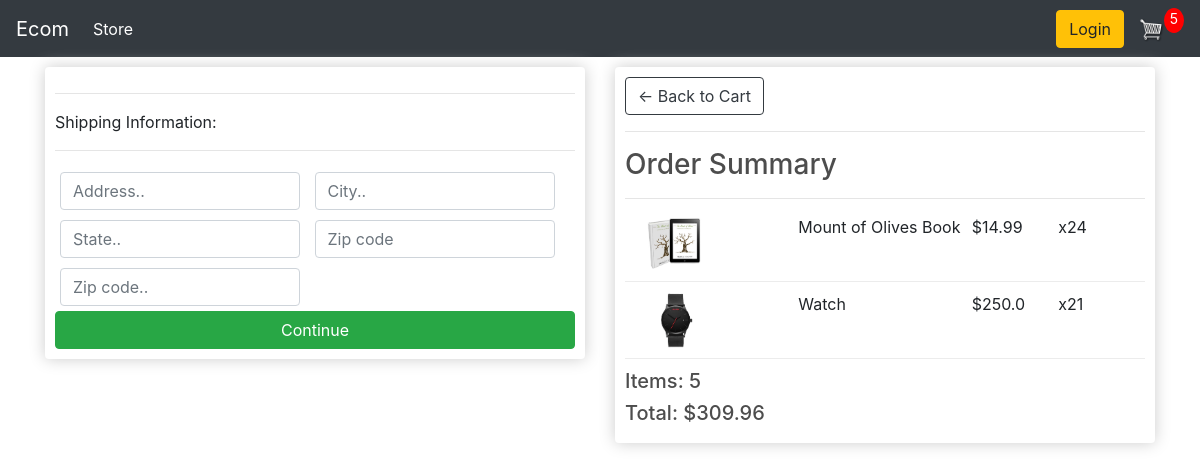
Before: /checkout/ (signed in) with the older database file.
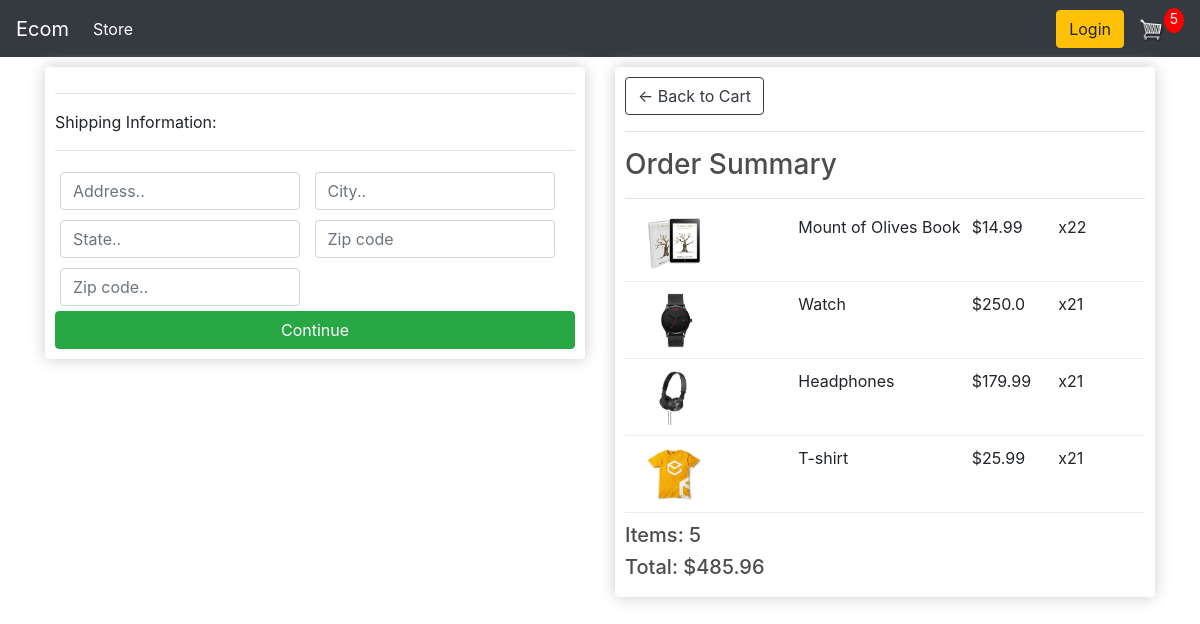
After: the same page with the newer database file.
### store/models.py (models this page shows, shortened)
class OrderItem(models.Model):
    product = models.ForeignKey(Product, on_delete=models.SET_NULL, blank=True, null=True)
    order = models.ForeignKey(Order, on_delete=models.SET_NULL, blank=True, null=True)
    quantity = models.IntegerField(default=0, null=True, blank=True)
    date_added = models.DateTimeField(auto_now_add=True)
    @property
    def get_total(self):
        total = self.product.price * self.quantity
        return total

class Product(models.Model):
    name = models.CharField(max_length=200, null=True)
    price = models.FloatField()
    digital  = models.BooleanField(default=False, null=True, blank=False)
    image = models.ImageField(null=True, blank=T)
    @property
    def imageURL(self):
        try:
            url = self.image.url
        except:
            url = ''
        return url

class Order(models.Model):
    customer = models.ForeignKey(Customer, on_delete=models.SET_NULL, blank=True, null=True)
    date_ordered = models.DateTimeField(auto_now_add=True)
    complete = models.BooleanField(default=False, null=True, blank=False)
    transaction_id = models.CharField(max_length=200, null=True)
    @property
    def get_cart_total(self):
        orderitems = self.orderitem_set.all()
        total = sum([item.get_total for item in orderitems])
        return total
    @property
    def get_cart_items(self):
        orderitems = self.orderitem_set.all()
        total = sum([item.quantity for item in orderitems])
        return total
    @property
    def shipping(self):
        shipping = False
        orderitems = self.orderitem_set.all()
        for i in orderitems:
            if i.product.digital == False:
                shipping = True
        return shipping

### store/views.py (the view)
# urls.py: path('checkout/', views.checkout, name="checkout"),
def checkout(request):
    if request.user.is_authenticated:
        customer = request.user.customer
        order, created = Order.objects.get_or_create(customer=customer, complete=False)
        items = order.orderitem_set.all()
        cartItems = order.get_cart_items
    else:
        items = []
        order = {'get_cart_total':0, 'get_cart_items':0, 'shipping':False} #if user is not authenticated, then all will 0.
        cartItems = order['get_cart_items']
    context = {'items':items, 'order':order, 'cartItems':cartItems}
    return render(request, 'store/checkout.html',context)

### store/templates/store/checkout.html (shortened to what this page needs)
{% extends 'store/main.html' %}
{% load static %}
{% block content %}
    <div class="row">
        <div class="col-lg-6">
            <div class="box-element" id="form-wrapper">
                <form id="form">
                    <div id="shipping-info">
                        <hr>
                        <p>Shipping Information:</p>
                        <hr>
                        <div class="form-field">
                            <input type="text" class="form-control" name="address" placeholder="Address..">
                        </div>
                        <div class="form-field">
                            <input type="text" class="form-control" name="city" placeholder="City..">
                        </div>
                        <div class="form-field">
                            <input type="text" class="form-control" name="state" placeholder="State..">
                        </div>
                        <div class="form-field">
                            <input type="text" class="form-control" name="zipcode" placeholder="Zip code">
                        </div>
                        <div class="form-field">
                            <input type="text" class="form-control" name="country" placeholder="Zip code..">
                        </div>
                    </div>
                    <input id="form-button" class="btn btn-success btn-block" type="submit" value="Continue">
                </form>
            </div>
            <br>
        </div>
        <div class="col-lg-6">
            <div class="box-element">
                <a class="btn btn-outline-dark" href="{% url 'cart' %}">&#x2190; Back to Cart</a>
                <hr>
                <h3>Order Summary</h3>
                <hr>
                {%  for item in items %}
                    <div class="cart-row">
                        <div style="flex: 2;"><img class="row-image" src="{{item.product.imageURL}}" alt=""></div>
                        <div style="flex: 2;"><p>{{item.product.name}}</p></div>
                        <div style="flex: 1;"><p>${{item.product.price}}</p></div>
                        <div style="flex: 1;"><p>x2{{item.quantity}}</p></div>
                    </div>
                {% endfor %}
                <h5>Items: {{order.get_cart_items}}</h5>
                <h5>Total: ${{order.get_cart_total|floatformat:2}}</h5>
            </div>
        </div>
    </div>
{% endblock content %}

Changed rows visible on the page:
changed OrderItem "Mount of Olives Book": quantity "4" → "2"
added OrderItem: product.imageURL (picture), product.name "Headphones", product.price "179.99", quantity "1"
added OrderItem: product.imageURL (picture), product.name "T-shirt", product.price "25.99", quantity "1"
changed through a linked row, Order: get_cart_total "309.96" → "485.96"
